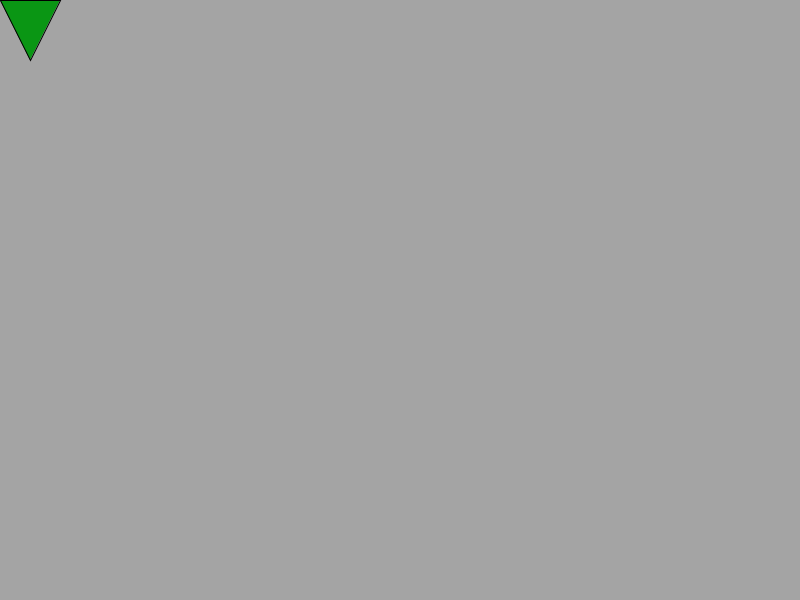
Frame 1 (no input)
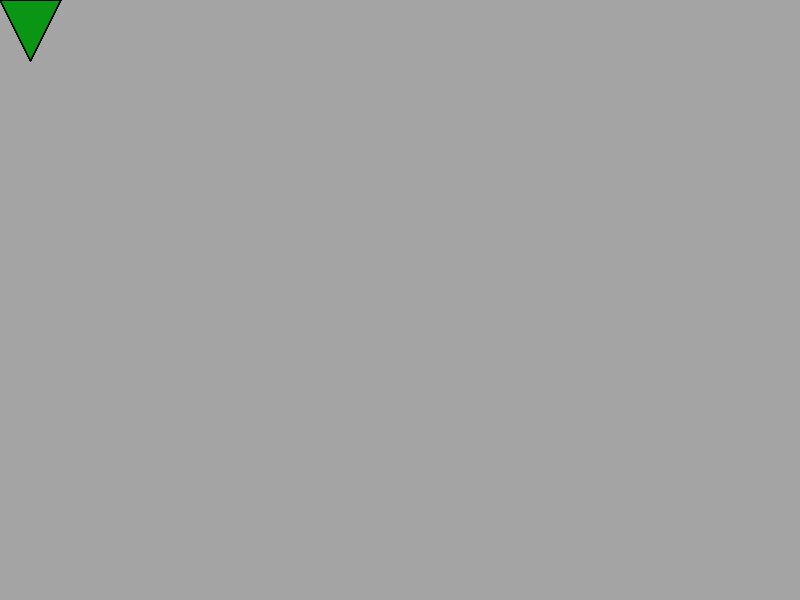
Frame 60 (the mouse pressed at the canvas centre just before this capture)
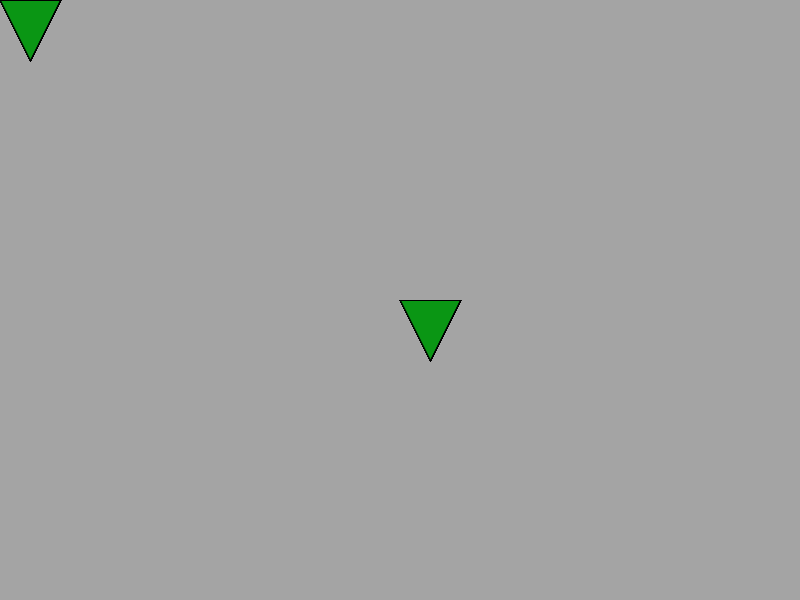
Frame 120 (the mouse held since frame 60 and released just before this capture)

The Processing sketch that drew these frames (run headless with seeded random() and noise(); from frame 60 on, the mouse is pressed at the canvas centre):

// Processing sketch: Practice_2
// ── Practice_2.pde
void setup(){
  size(800,600);
  background(random(255));
}

void draw(){
  fill(10,150,20);
  
  triangle(mouseX,mouseY,mouseX+30,mouseY+60,mouseX+60,mouseY);
  
}
  
  
